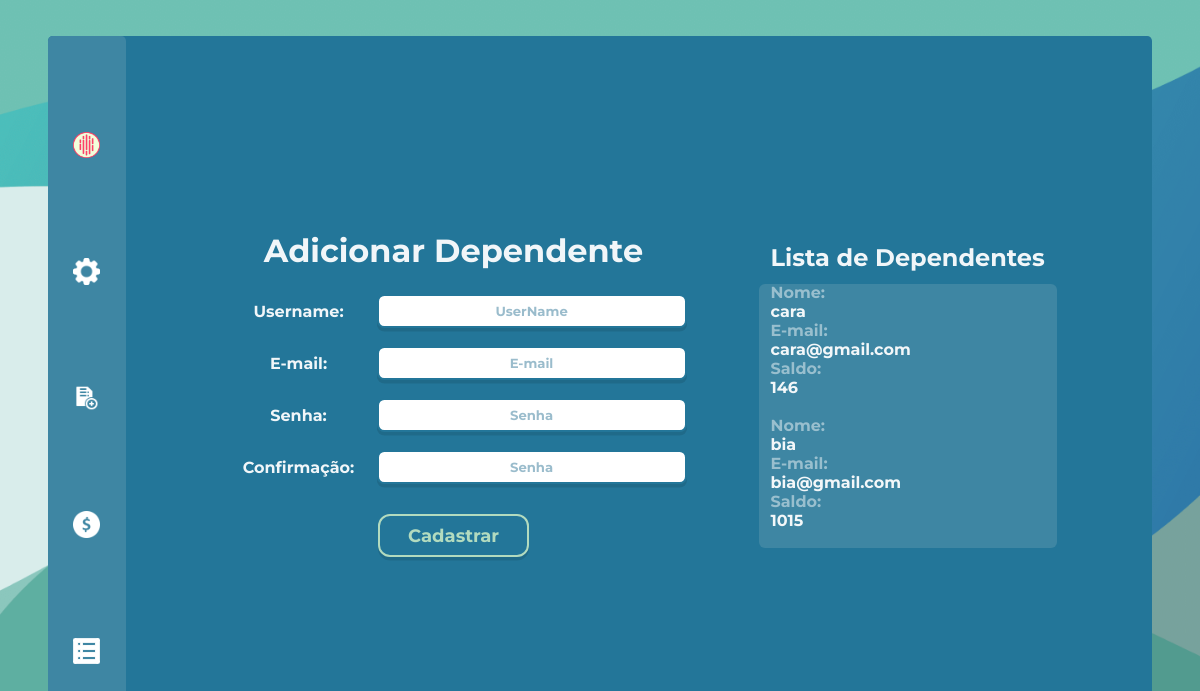
Page /adicionarDependente (signed in) on the committed database.
### projeto/models.py (models this page shows, shortened)
class Dependente(db.Model, UserMixin):
    id = db.Column(db.Integer, primary_key=True, autoincrement=True)
    saldo = db.Column(db.Integer, nullable=False, unique=False, default=0)
    usuario = db.Column(db.String(length=30), nullable=False, unique=True)
    email = db.Column(db.String(length=30), nullable=False, unique=True)
    senha = db.Column(db.String(length=30), nullable=False)
    idResponsavel = db.Column(db.Integer)
    imagemPerfil = db.Column(db.LargeBinary)  # ATRIBUTO PARA IMAGEM
    user_type = 'dependente'
    @property
    def senhacrip(self):
        return self.senhacrip

### projeto/routes.py (the view, shortened to what this page needs)
@app.route('/adicionarDependente', methods=['GET', 'POST'])
@login_required
def adicionarDependente():
    form = CadastroForm()
    dependentes = Dependente.query.filter_by(idResponsavel=current_user.id).all()
    return render_template("adicionarDependente.html", form=form, dependentes=dependentes)

### projeto/forms.py (shortened to what this page needs)
class CadastroForm(FlaskForm):
    usuario = StringField(label='Username:', validators=[Length(min=2, max=30), DataRequired()])
    email = StringField(label='E-mail:', validators=[DataRequired()])
    senha1 = PasswordField(label='Senha:', validators=[Length(min=4), DataRequired()])
    senha2 = PasswordField(label='Confirmação:', validators=[DataRequired()])
    submit = SubmitField(label='Cadastrar')

### projeto/models.py (called while the page is built)
@login_manager.user_loader
def load_user(user_id):
    user_type = session.get('user_type')
    if user_type == 'responsavel':
        return Responsavel.query.get(int(user_id))
    elif user_type == 'dependente':
        return Dependente.query.get(int(user_id))
    elif user_type == 'funcionario':
        return Funcionario.query.get(int(user_id))
    return None

### projeto/templates/adicionarDependente.html (shortened to what this page needs)
<!DOCTYPE html>
<html lang="en">
<head>
    <link rel="stylesheet" href="{{url_for('static', filename='style.css')}}">
</head>
<body>
    <div class="container">
        <div class="sidebarResponsavel">
            <div><a href="{{url_for('homeResponsavel')}}"><img src="{{url_for('static', filename='imagens/RealLove.png')}}"><p style="text-align:center">MySnack</a></p></div>
            <div><a href="{{url_for('adicionarDependente')}}"><img src="{{url_for('static', filename='imagens/config.png')}}"><p>CADASTRAR</a></p></div>
            <div><a href="{{url_for('escolherDependente')}}"><img src="{{url_for('static', filename='imagens/registro.png')}}"><p>GERENCIAR</a></p></div>
            <div><a href="{{url_for('adicionarSaldoResponsavel')}}"><img src="{{url_for('static', filename='imagens/dolar.png')}}"><p>DEPOSITAR</a></p></div>
            <div><a href="{{url_for('PerfilPage')}}"><img src="{{url_for('static', filename='imagens/Historico.svg')}}"><p>PERFIL</a></p></div>
        </div>
    {%block conteudo%}
        <div class="bodyDependente">
            <div class="bodyaddDependente">
                <div class="containerCadastroDependente">
                    <h1>
                        Adicionar Dependente
                    </h1>
                    <form method="POST" class="formsDependente" style="color: whitesmoke;">
                    <div class="flex">
                        {{form.usuario.label(class="labelLogin")}}
                        {{form.usuario(class="formsLoginBox", placeholder="UserName")}}
                    </div>
                    <div class="flex">
                        {{form.email.label(class="labelLogin")}}
                        {{form.email(class="formsLoginBox", placeholder="E-mail")}}
                    </div>
                    <div class="flex">
                        {{form.senha1.label(class="labelLogin")}}
                        {{form.senha1(class="formsLoginBox", placeholder="Senha")}}
                    </div>
                    <div class="flex">
                        {{form.senha2.label(class="labelLogin")}}
                        {{form.senha2(class="formsLoginBox", placeholder="Senha")}}
                    </div>
                        {{form.submit(class="botãoContainer1")}}
                    </form>
                </div>
                <div class="lista">
                    <h1>Lista de Dependentes</h1>
                    <div class="dadosLista">
                    {% for i in dependentes%}
                        <p>Nome: <p class="saldoText">{{ i.usuario}}</p></p>
                        <p>E-mail: <p class="saldoText">{{ i.email}}</p></p>
                        <p>Saldo: <p class="saldoText">{{ i.saldo}}</p></p>
                        <br>
                    {% endfor%}
            </div>
            {%endblock%}
        </div>
    </div>
</body>
</html>

### projeto/static/style.css (style rules this page uses)
* { padding: 0; margin: 0; font-family: "Montserrat"; font-weight: bold; color: #ffffffef; }
.botãoContainer1 { box-shadow:rgba(0, 0, 0, 0.1) 0px 0.3vw; font-weight: 700; color: #b2dbbf; font-size: 1.5vw; text-align: center; background-color: #237699; padding: 0.7vw; padding-inline: 2.3vw; max-width: fit-content; border-radius: 1vw; border: solid #b2dbbf 0.2vw; margin-block: 1vw; }
.dadosLista p { color: #ffffff79; }
.dadosLista .saldoText { color: #ffffffef; }
body { background-color: rgb(112, 112, 112); height: calc(100vh - var(--margin-principal) * 2) !important; background-image: url(imagens/FotoFundo1.png); background-size: cover; height: 100vh; overflow-y: hidden; }
:root { --margin-principal: 3vw; --margin-principal-inline: 4vw; }
a { text-decoration: none; }
.container { display: flex; flex-direction: row; height: calc(100vh - var(--margin-principal) * 2); margin-top: var(--margin-principal); margin-inline: var(--margin-principal-inline); margin-bottom: var(--margin-principal); background-color: #237699; overflow: auto; border-radius: 0.4vw; }
.bodyaddDependente { display: flex; flex-direction: row; width: 100%; justify-content: center; align-items: start; gap:6vw; }
.container { width: 92%; }
.containerLogin, .containerCadastro, .containerCadastroDependente, .containerAdicionarSaldo { display: flex; flex-direction: column; }
.containerCadastroDependente { width: fit-content; }
.formsDependente { width: fit-content; display: flex; flex-direction: column; gap:1.5vw; align-items: center; }
.formsDependente .flex .labelLogin { width: 23vw; }
.formsDependente .flex { align-items: center; }
.formsLoginBox { width: 110%; border: 0; height: 2.5vw; font-size: 1.1vw; color: #000; border: #237699 solid 0.2vw; box-shadow:rgba(0, 0, 0, 0.1) 0px 0.3vw; border-radius: 0.6vw; }
input { padding: 0px; padding-inline: 8px; }
.formsDependente ::placeholder { text-align: center; color: #9abccc; border: 0; }
form { display: flex; flex-direction: column; }
.flex { display: flex; }
.containerAdicionarSaldo, .containerCadastroDependente { text-align: center; display: flex; justify-content: center; gap:2vw; align-items: center; height: 100%; }
.sidebarResponsavel { display: flex; flex-direction: column; width: 6.5%; background-color: hsl(197, 45%, 44%); position: absolute; border-radius: 0.4vw; height: calc(100vh - var(--margin-principal) * 2); justify-content: space-evenly; align-items: center; }
.dadosLista { display: flex; flex-direction: column; padding: 1vw; background-color: hsl(197, 45%, 44%); border-radius: 0.5vw; justify-content: center; }
.dadosLista { overflow: hidden; max-height: 20vw; overflow-y: scroll; }
.lista h1 { margin: 1vw; font-size: 2vw; }
.bodyDependente { gap:5vw; margin-left: 8.5%; display: flex; flex-direction: column; align-items: center; justify-content: center; width: 90%; }
.sidebarResponsavel { transition: 0.7s; align-items: center; align-items: flex-start; }
.sidebarResponsavel div { margin-left: 2.1vw; gap: 1vw; }
.sidebarResponsavel div { display: flex; align-items: center; }
.sidebarResponsavel img { width: 2.2vw; height: 2.2vw; }

### rows in the picture
Dependente: usuario "cara", email "cara@gmail.com", saldo "146"
Dependente: usuario "bia", email "bia@gmail.com", saldo "1015"
